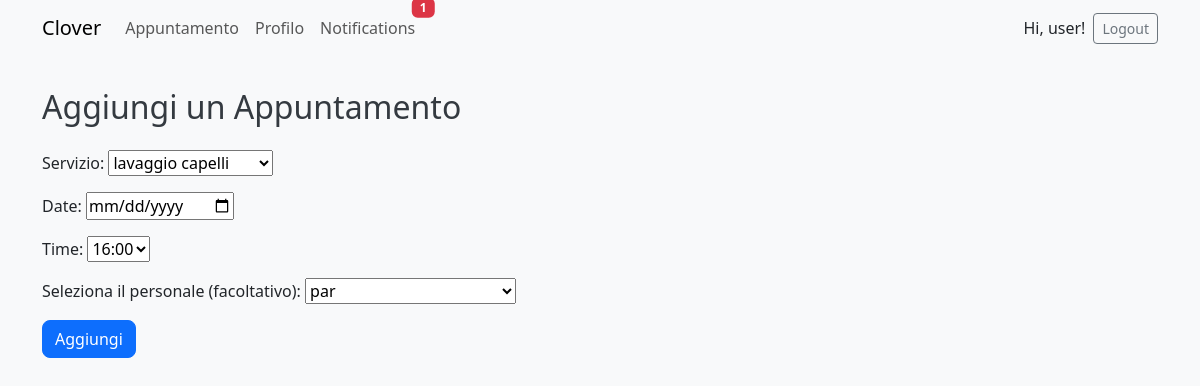
/appointments/edit/29/ (signed in), run on the app's committed database.
### appointments/models.py (models this page shows, shortened)
class Appointment(models.Model):
    client = models.ForeignKey(
        User, on_delete=models.CASCADE,
        related_name='client_appointments'
    )
    barber = models.ForeignKey(
        User, on_delete=models.CASCADE,
        related_name='barber_appointments'
    )
    service = models.ForeignKey(Service, on_delete=models.CASCADE)
    date = models.DateField()
    time = models.TimeField()
    created_at = models.DateTimeField(auto_now_add=True)
    class Meta:
        ordering = ['-date', '-time']

### appointments/views.py (the view)
# urls.py: path('edit/<int:pk>/', views.appointment_edit, name='appointment-edit'),
@login_required
def appointment_edit(request, pk):
    appt = get_object_or_404(Appointment, pk=pk, client=request.user)
    if request.method == 'POST':
        form = AppointmentForm(request.POST, user=request.user, instance=appt)
        if form.is_valid():
            new_appt = form.save(commit=False)
            new_appt.client = request.user
            chosen = form.cleaned_data.get('barber')
            if chosen:
                new_appt.barber = chosen
            else:
                barber_ids = Profile.objects.filter(is_barber=True) \
                                             .values_list('user_id', flat=True)
                new_appt.barber_id = random.choice(list(barber_ids))
            if Appointment.objects.filter(
                    barber=new_appt.barber,
                    date=new_appt.date,
                    time=new_appt.time
                ).exclude(pk=pk).exists():
                    service_obj = new_appt.service
                    duration = service_obj.duration
                    suggestions = get_next_slots(new_appt.barber, duration)
                    return render(request, 'appointments/suggestions.html', {
                        'form': form,
                        'suggestions': suggestions,
                        'barber': new_appt.barber,
                    })
            else:
                new_appt.save()
                Notification.objects.create(
                    recipient=request.user,
                    message=f'Hai aggiornato il tuo appuntamento a {new_appt.date} alle {new_appt.time} con {new_appt.barber.username}.'
                )
                Notification.objects.create(
                    recipient=new_appt.barber,
                    message=f'{request.user.username} hanno aggiornato il loro appuntamento con te per {new_appt.date} alle {new_appt.time}.'
                )
                return redirect('appointment-edit-confirm', pk=new_appt.pk)
    else:
        form = AppointmentForm(user=request.user, instance=appt)
    return render(request, 'appointments/create.html', {'form': form})

### appointments/forms.py (shortened to what this page needs)
class AppointmentForm(forms.ModelForm):
    date = forms.DateField(
        widget=forms.DateInput(
            attrs={'type': 'date', 'min': date.today().isoformat()}
        )
    )
    TIME_CHOICES = [
        (time(h, m), f"{h:02d}:{m:02d}")
        for h in range(9, 18)
        for m in (0, 20, 40)
    ]
    time = forms.ChoiceField(choices=TIME_CHOICES)
    barber = forms.ModelChoiceField(
        queryset=User.objects.none(),  # 初始空
        required=False,
        empty_label="(Assegnato casualmente)",
        label="Seleziona il personale (facoltativo)"
    )
    class Meta:
        model = Appointment
        fields = ['service', 'date', 'time', 'barber']
        labels = {
            'service': 'Servizio',
            'date': 'Data',
            'time': 'Orario',
        }
    def __init__(self, *args, **kwargs):
        user = kwargs.pop('user', None)
        super().__init__(*args, **kwargs)
        if user:
            barber_ids = Profile.objects.filter(is_barber=True).values_list('user_id', flat=True)
            self.fields['barber'].queryset = User.objects.filter(id__in=barber_ids)

### notifications/context_processors.py (called while the page is built)
def unread_notification_count(request):
    if request.user.is_authenticated:
        count = Notification.objects.filter(recipient=request.user, is_read=False).count()
        return {'unread_notification_count': count}
    return {}

### services/models.py (called while the page is built)
    def __str__(self):
        return self.name

### templates/appointments/create.html (shortened to what this page needs)
{% extends 'base.html' %}
{% block content %}
<h2 class="mb-4">Aggiungi un Appuntamento</h2>
<form method="post" class="mb-3">
    {{ form.as_p }}
    <button type="submit" class="btn btn-primary">Aggiungi</button>
</form>
{% endblock %}

### templates/base.html (shortened to what this page needs)
<!DOCTYPE html>
<html lang="it">
<head>
    {% load widget_tweaks %}
    {% load static %}
    <link href="https://cdn.jsdelivr.net/npm/bootstrap@5.3.0/dist/css/bootstrap.min.css" rel="stylesheet">
    <link rel="stylesheet" href="{% static 'css/style.css' %}">
</head>
<body>
<nav class="navbar navbar-expand-lg navbar-light bg-light mb-4">
  <div class="container">
    <a class="navbar-brand" href="{% url 'home' %}">Clover</a>
    <div class="collapse navbar-collapse" id="navbarNav">
      <ul class="navbar-nav me-auto mb-2 mb-lg-0">
        {% if user.is_authenticated %}
            <li class="nav-item">
              <a class="nav-link" href="{% url 'appointment-list' %}">Appuntamento</a>
            </li>
            <li class="nav-item">
              <a class="nav-link" href="{% url 'profile' %}">Profilo</a>
            </li>
            <li class="nav-item">
              <a class="nav-link position-relative" href="{% url 'notification-list' %}">
                Notifications
                {% if unread_notification_count > 0 %}
                  <span class="badge bg-danger position-absolute top-0 start-100 translate-middle">
                    {{ unread_notification_count }}
                  </span>
                {% endif %}
              </a>
            </li>
        {% endif %}
      </ul>
      <ul class="navbar-nav ms-auto">
        {% if user.is_authenticated %}
          <li class="nav-item d-flex align-items-center">
            <span class="me-2">Hi, {{ user.username }}!</span>
            <form action="{% url 'logout' %}" method="post" class="d-inline">
              <button type="submit" class="btn btn-outline-secondary btn-sm">Logout</button>
            </form>
          </li>
        {% endif %}
      </ul>
    </div>
  </div>
</nav>
<div class="container">
  {% block content %}
  {% endblock %}
</div>
</body>
</html>

### static/css/style.css (style rules this page uses)
body { background-color: #f8f9fa; font-family: 'Segoe UI', Tahoma, sans-serif; }
h1, h2, h3 { color: #343a40; margin-top: 1em; margin-bottom: 0.5em; }
.btn-primary { background-color: #0d6efd; border-color: #0d6efd; border-radius: 8px; }

### data on the page
Appointment: service "lavaggio capelli", time "16:00", barber "par"

### other printed values
{{ unread_notification_count }} "1"
{{ user.username }} "user"
